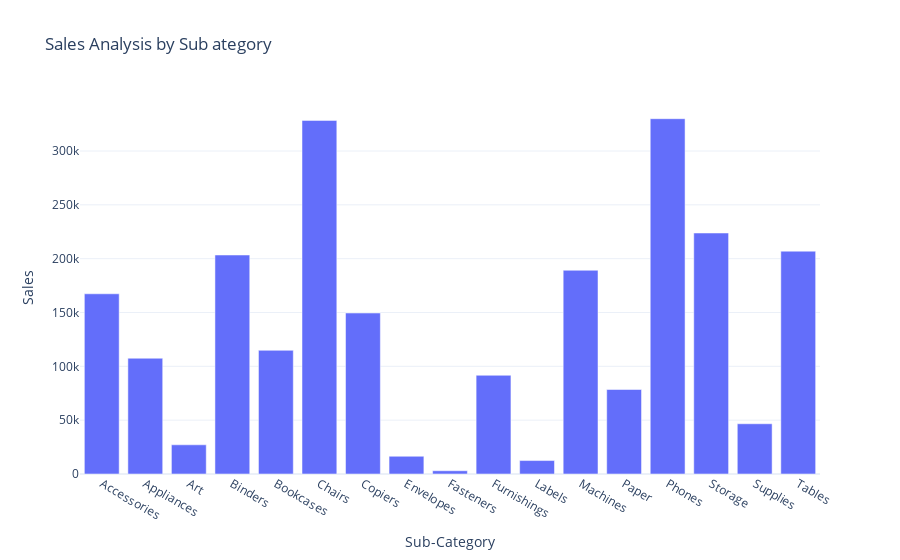

Notebook code for this chart:
### Code cell
fig = px.bar(sales_by_subcategory,
             x = 'Sub-Category',
             y = 'Sales',
             title = 'Sales Analysis by Sub ategory')
fig.show()

### Figure 1 — Plotly figure (JSON) as saved in the notebook; plotly's stock layout.template omitted (floating-point values rounded to 4 significant figures)
{"data": [{"hovertemplate": "Sub-Category=%{x}<br>Sales=%{y}<extra></extra>", "legendgroup": "", "marker": {"color": "#636efa", "pattern": {"shape": ""}}, "name": "", "orientation": "v", "showlegend": false, "textposition": "auto", "type": "bar", "x": ["Accessories", "Appliances", "Art", "Binders", "Bookcases", "Chairs", "Copiers", "Envelopes", "Fasteners", "Furnishings", "Labels", "Machines", "Paper", "Phones", "Storage", "Supplies", "Tables"], "xaxis": "x", "y": [167400.0, 107500.0, 27120.0, 203400.0, 114900.0, 328400.0, 149500.0, 16480.0, 3024.0, 91710.0, 12490.0, 189200.0, 78480.0, 330000.0, 223800.0, 46670.0, 207000.0], "yaxis": "y"}], "layout": {"barmode": "relative", "legend": {"tracegroupgap": 0}, "title": {"text": "Sales Analysis by Sub ategory"}, "xaxis": {"anchor": "y", "domain": [0, 1], "title": {"text": "Sub-Category"}}, "yaxis": {"anchor": "x", "domain": [0, 1], "title": {"text": "Sales"}}}}
